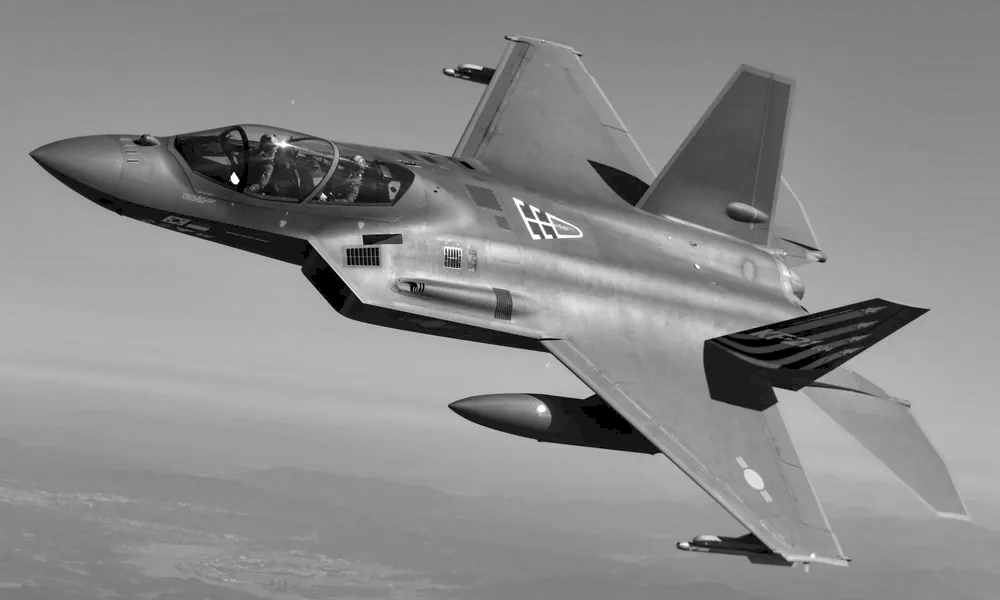
//> input picture WhiteNoiseFreq/src.png, 1000 x 600 px
$ ./main   (built with g++ and OpenCV 4)
//> lines starting //> are read from the running program, lines starting //| are printed output that depends on the picture
//
//  main.cpp
//  OpenCVTest
//
//  Created by 이용규 on 6/17/25.
//


#include <opencv2/core.hpp>
#include <opencv2/highgui.hpp>
#include <opencv2/imgcodecs.hpp>
#include <opencv2/imgproc.hpp>


#include <iostream>
#include <chrono>
#include <thread>

using namespace cv;
using namespace std::chrono_literals;

void showmag(const char* name, const Mat& img) {
    Mat f;
    img.copyTo(f);

    Mat F;
    dft(f, F, DFT_COMPLEX_OUTPUT);

    Mat chan[2];
    split(F, chan);
    Mat mag;
    magnitude(chan[0], chan[1], mag);
    imshow(name, mag / 500.0);
}

int main(int argc, const char * argv[]) {
    std::this_thread::sleep_for(1000ms);

    Mat src, pns;
    src = imread("src.png", 0);
//> src is the input picture: 600 rows x 1000 cols, CV_8UC1; min 0, max 255, mean 138.1
    pns = imread("pns.png", 0);
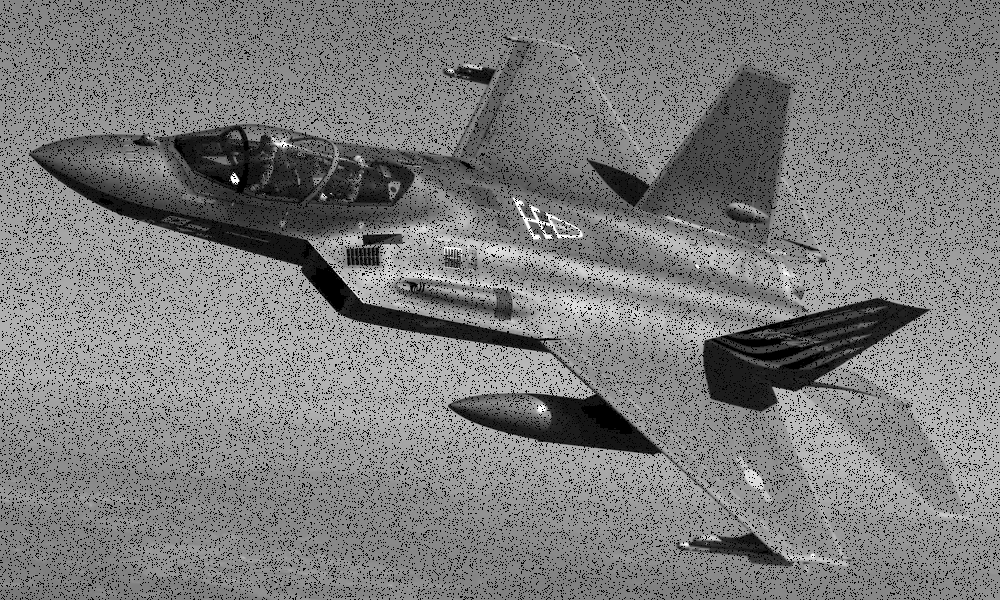
//> input picture WhiteNoiseFreq/pns.png, 1000 x 600 px
//> pns is the input picture: 600 rows x 1000 cols, CV_8UC1; min 0, max 255, mean 123.5
    src.convertTo(src, CV_32FC1, 1 / 255.f);
//> src: 600 rows x 1000 cols, CV_32FC1
    pns.convertTo(pns, CV_32FC1, 1 / 255.f);
//> pns: 600 rows x 1000 cols, CV_32FC1

    showmag("src", src);
//> in showmag, `imshow(name, mag / 500.0);`:
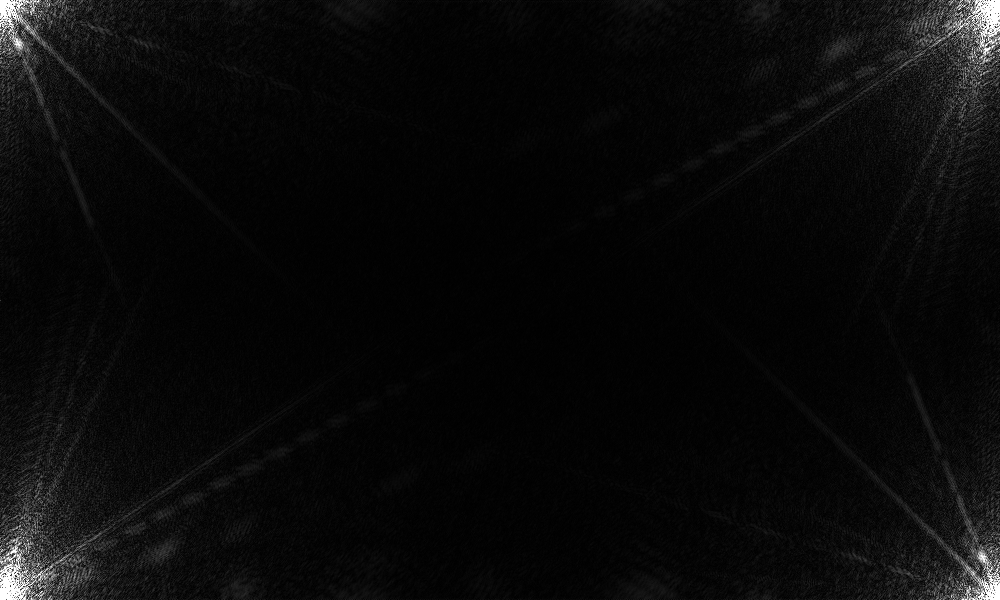
//> window 'src': 600 rows x 1000 cols, CV_8UC1; min 0, max 255, mean 10
    showmag("pns", pns);
//> call 2 of showmag, with name = "pns"
//> in showmag (call 2), `imshow(name, mag / 500.0);`:
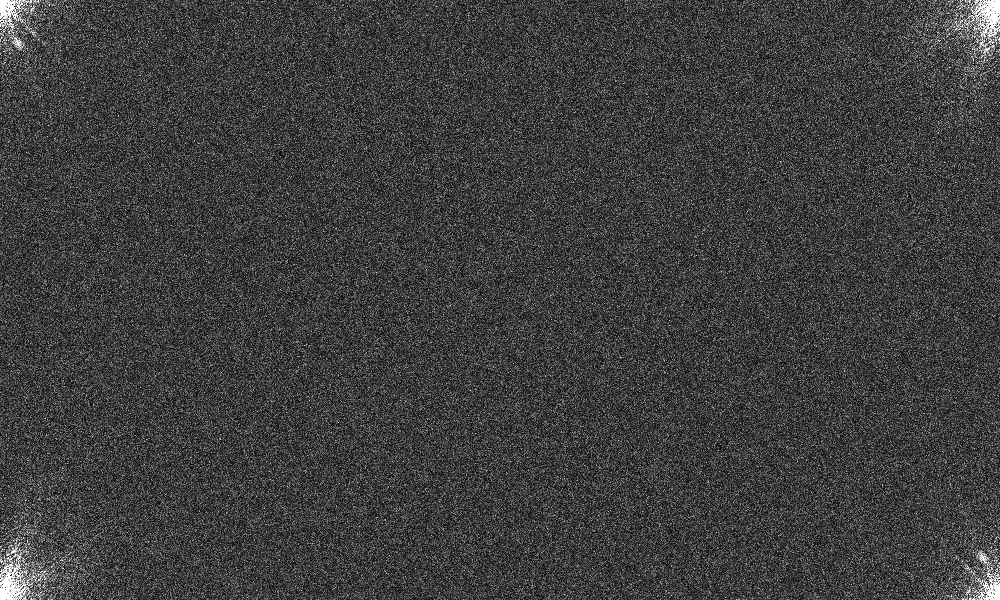
//> window 'pns': 600 rows x 1000 cols, CV_8UC1; min 0, max 255, mean 62.6

    waitKey();


    return 0;
}
